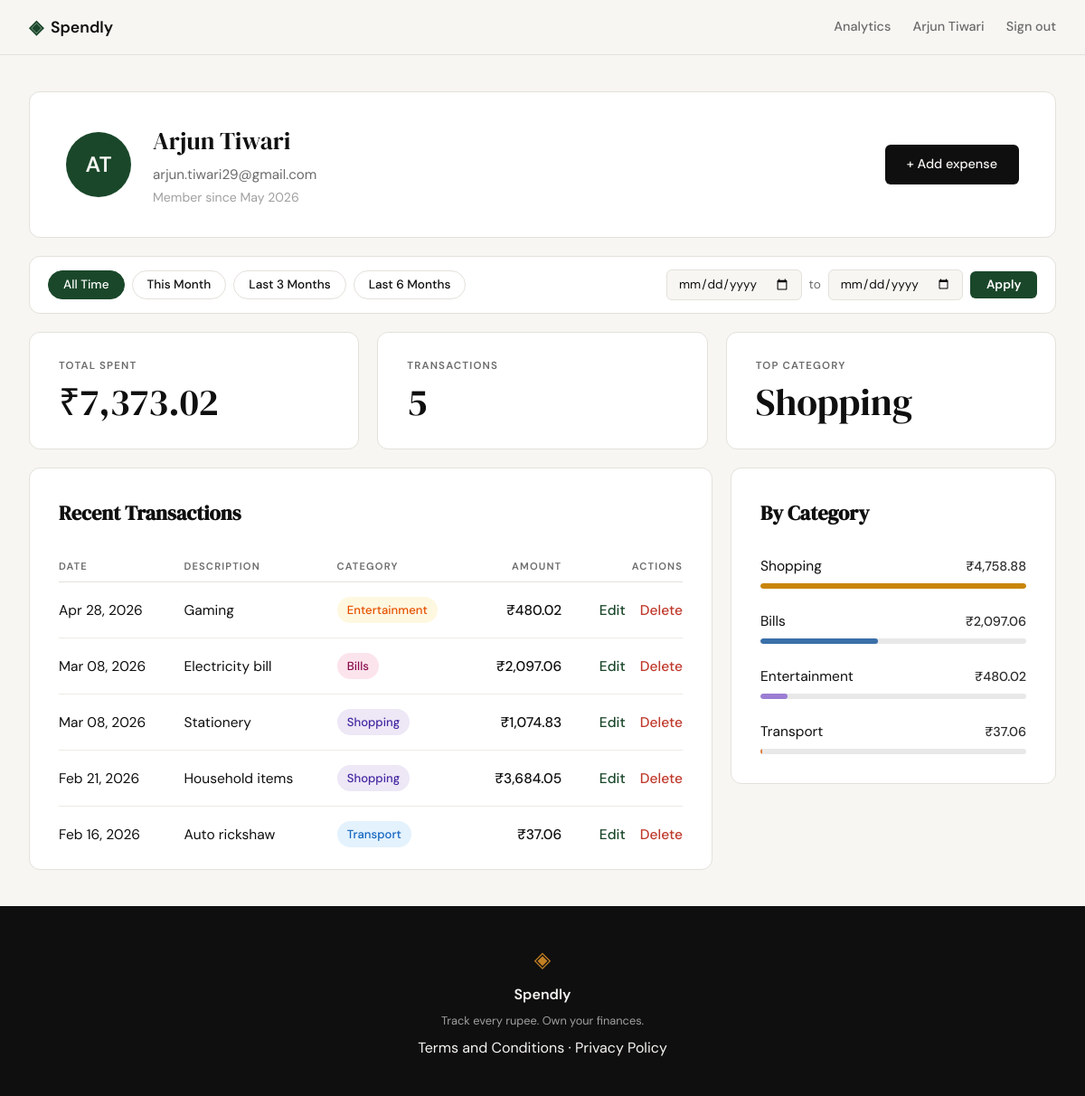
Screenshot of /profile (signed in) with the database file from the repository.
### tables this page shows
CREATE TABLE users (
            id            INTEGER PRIMARY KEY AUTOINCREMENT,
            name          TEXT    NOT NULL,
            email         TEXT    UNIQUE NOT NULL,
            password_hash TEXT    NOT NULL,
            created_at    TEXT    DEFAULT (datetime('now'))
        );

CREATE TABLE expenses (
            id          INTEGER PRIMARY KEY AUTOINCREMENT,
            user_id     INTEGER NOT NULL REFERENCES users(id),
            amount      REAL    NOT NULL,
            category    TEXT    NOT NULL,
            date        TEXT    NOT NULL,
            description TEXT,
            created_at  TEXT    DEFAULT (datetime('now'))
        );

### app.py (the view)
@app.route("/profile")
def profile():
    if not session.get("user_id"):
        return redirect(url_for("login"))
    uid = session["user_id"]
    _date_re = re.compile(r"^\d{4}-\d{2}-\d{2}$")
    from_date = request.args.get("from", "").strip()
    to_date = request.args.get("to", "").strip()
    preset = request.args.get("preset", "").strip()
    if from_date and not _date_re.match(from_date):
        from_date = ""
    if to_date and not _date_re.match(to_date):
        to_date = ""
    if preset not in {"month", "3months", "6months"}:
        preset = ""
    if from_date and to_date and from_date > to_date:
        flash("'From' date must be on or before 'To' date.", "error")
        from_date = to_date = ""
    user = get_user_by_id(uid)
    stats = get_summary_stats(uid, from_date=from_date or None, to_date=to_date or None)
    expenses = get_recent_transactions(uid, from_date=from_date or None, to_date=to_date or None)
    category_totals = get_category_breakdown(uid, from_date=from_date or None, to_date=to_date or None)
    return render_template(
        "profile.html",
        user=user,
        expenses=expenses,
        total=stats["total_spent"],
        transaction_count=stats["transaction_count"],
        top_category=stats["top_category"],
        category_totals=category_totals,
        from_date=from_date,
        preset=preset,
        to_date=to_date,
    )

### app.py (called while the page is built)
@app.template_filter("fmt_date")
def fmt_date(value):
    try:
        return datetime.strptime(value[:10], "%Y-%m-%d").strftime("%b %d, %Y")
    except Exception:
        return value

@app.template_filter("initials")
def initials(name):
    return "".join(w[0] for w in name.split() if w).upper()

@app.template_filter("inr")
def inr(value):
    return "{:,.2f}".format(value)

@app.template_filter("member_since")
def member_since(value):
    try:
        return datetime.strptime(value[:10], "%Y-%m-%d").strftime("%B %Y")
    except Exception:
        return value

### database/db.py (called while the page is built)
def get_db():
    conn = sqlite3.connect(DB_PATH)
    conn.row_factory = sqlite3.Row
    conn.execute("PRAGMA foreign_keys = ON")
    return conn

### database/queries.py (called while the page is built)
def _date_filter(from_date, to_date):
    if from_date and to_date:
        return "AND date BETWEEN ? AND ?", (from_date, to_date)
    return "", ()

def get_user_by_id(user_id):
    conn = get_db()
    try:
        row = conn.execute("SELECT * FROM users WHERE id = ?", (user_id,)).fetchone()
        return dict(row) if row else None
    finally:
        conn.close()

def get_recent_transactions(user_id, limit=10, from_date=None, to_date=None):
    clause, params = _date_filter(from_date, to_date)
    conn = get_db()
    try:
        rows = conn.execute(
            f"SELECT id, date, description, category, amount FROM expenses "
            f"WHERE user_id = ? {clause} ORDER BY date DESC, id DESC LIMIT ?",
            (user_id, *params, limit),
        ).fetchall()
        return [dict(r) for r in rows]
    finally:
        conn.close()

def get_summary_stats(user_id, from_date=None, to_date=None):
    clause, params = _date_filter(from_date, to_date)
    conn = get_db()
    try:
        row = conn.execute(
            f"SELECT COALESCE(SUM(amount), 0) AS total_spent, COUNT(*) AS transaction_count, "
            f"(SELECT category FROM expenses WHERE user_id = ? {clause} "
            f"GROUP BY category ORDER BY SUM(amount) DESC LIMIT 1) AS top_category "
            f"FROM expenses WHERE user_id = ? {clause}",
            (user_id, *params, user_id, *params),
        ).fetchone()
        return {
            "total_spent": row["total_spent"],
            "transaction_count": row["transaction_count"],
            "top_category": row["top_category"] or "—",
        }
    finally:
        conn.close()

### templates/profile.html (shortened to what this page needs)
{% extends "base.html" %}
{% block content %}
<div class="profile-page">
    <div class="profile-card">
        <div class="avatar">
            {{ user.name | initials }}
        </div>
        <div class="profile-info">
            <h2>{{ user.name }}</h2>
            <p class="email">{{ user.email }}</p>
            <p class="member-since">Member since {{ user.created_at | member_since }}</p>
        </div>
        <a href="{{ url_for('add_expense') }}" class="btn-primary">+ Add expense</a>
    </div>
    <form class="date-filter" method="get" action="{{ url_for('profile') }}" id="filter-form">
        <div class="filter-presets">
            <button type="button" class="preset-btn {% if not from_date and not to_date %}active{% endif %}"
                    onclick="applyPreset('all')">All Time</button>
            <button type="button" class="preset-btn {% if preset == 'month' %}active{% endif %}"
                    onclick="applyPreset('month')">This Month</button>
            <button type="button" class="preset-btn {% if preset == '3months' %}active{% endif %}"
                    onclick="applyPreset('3months')">Last 3 Months</button>
            <button type="button" class="preset-btn {% if preset == '6months' %}active{% endif %}"
                    onclick="applyPreset('6months')">Last 6 Months</button>
        </div>
        <div class="filter-custom">
            <input type="date" id="from" name="from" value="{{ from_date or '' }}">
            <span class="filter-to-label">to</span>
            <input type="date" id="to" name="to" value="{{ to_date or '' }}">
            <button type="submit" class="filter-btn">Apply</button>
        </div>
    </form>
    <div class="stats-row">
        <div class="stat-card">
            <div class="stat-label">Total Spent</div>
            <div class="stat-value">₹{{ total | inr }}</div>
        </div>
        <div class="stat-card">
            <div class="stat-label">Transactions</div>
            <div class="stat-value">{{ transaction_count }}</div>
        </div>
        <div class="stat-card">
            <div class="stat-label">Top Category</div>
            <div class="stat-value">{{ top_category or "—" }}</div>
        </div>
    </div>
    <div class="bottom-row">
    <div class="transactions-card">
        <h3>Recent Transactions</h3>
        {% if expenses %}
        <table class="tx-table">
            <thead>
                <tr>
                    <th>Date</th>
                    <th>Description</th>
                    <th>Category</th>
                    <th class="th-right">Amount</th>
                    <th class="th-right">Actions</th>
                </tr>
            </thead>
            <tbody>
                {% for e in expenses %}
                <tr>
                    <td>{{ e.date | fmt_date }}</td>
                    <td>{{ e.description or "—" }}</td>
                    <td>
                        <span class="category-badge {{ e.category | lower }}">{{ e.category }}</span>
                    </td>
                    <td class="amount">₹{{ e.amount | inr }}</td>
                    <td class="th-right">
                        <div class="tx-actions">
                            <a href="{{ url_for('edit_expense', id=e.id) }}" class="tx-action-link">Edit</a>
                            <form method="post" action="{{ url_for('delete_expense', id=e.id) }}" class="tx-delete-form"
                                  onsubmit="return confirm('Delete this expense? This cannot be undone.');">
                                <button type="submit" class="tx-action-link tx-action-btn tx-action-danger">Delete</button>
                            </form>
                        </div>
                    </td>
                </tr>
                {% endfor %}
            </tbody>
        </table>
        {% else %}
        <p class="empty-state">No transactions yet.</p>
        {% endif %}
    </div>
    <div class="breakdown-card">
        <h3>By Category</h3>
        {% if category_totals %}
        {% set max_amt = category_totals[0][1] %}
        <div class="breakdown-list">
            {% for cat, amt in category_totals %}
            <div class="breakdown-row">
                <div class="breakdown-row-header">
                    <span class="cat-name">{{ cat }}</span>
                    <span class="breakdown-amount">₹{{ amt | inr }}</span>
                </div>
                <div class="breakdown-bar-track">
                    <div class="breakdown-bar {{ cat | lower }}" style="width: {{ (amt / max_amt * 100) | round(1) }}%"></div>
                </div>
            </div>
            {% endfor %}
        </div>
        {% else %}
        <p class="empty-state">No data yet.</p>
        {% endif %}
    </div>
    </div>
</div>
{% endblock %}

### templates/base.html (shortened to what this page needs)
<!DOCTYPE html>
<html lang="en">
<head>
    <link rel="stylesheet" href="{{ url_for('static', filename='css/style.css') }}">
</head>
<body>
    <nav class="navbar">
        <div class="nav-inner">
            <a href="{{ url_for('landing') }}" class="nav-brand">
                <span class="brand-icon">◈</span>
                <span class="brand-name">Spendly</span>
            </a>
            <div class="nav-links">
                {% if session.user_id %}
                    <a href="{{ url_for('analytics') }}" class="{% if request.endpoint == 'analytics' %}nav-active{% endif %}">Analytics</a>
                    <span class="nav-username">{{ session.user_name }}</span>
                    <a href="{{ url_for('logout') }}">Sign out</a>
                {% else %}
                    <a href="{{ url_for('login') }}">Sign in</a>
                    <a href="{{ url_for('register') }}" class="nav-cta">Get started</a>
                {% endif %}
            </div>
        </div>
    </nav>
    <main class="main-content">
        {% block content %}{% endblock %}
    </main>
    <footer class="footer">
        <div class="footer-inner">
            <span class="brand-icon">◈</span>
            <span class="footer-name">Spendly</span>
            <p class="footer-copy">Track every rupee. Own your finances.</p>
            <p><a href="{{ url_for('terms') }}">Terms and Conditions</a> · <a href="{{ url_for('privacy') }}">Privacy Policy</a></p>
        </div>
    </footer>
</body>
</html>

### rows the page displays
users: user_name "Arjun Tiwari", name|initials "AT", name "Arjun Tiwari", email "arjun.tiwari29@gmail.com", created_at|member_since "May 2026"
expenses: date|fmt_date "Apr 28, 2026", description "Gaming", category "Entertainment", amount|inr "480.02", amount "480.02", {{ (amt / max_amt * 100) | round(1) }} 10.1 (drawn)
expenses: date|fmt_date "Mar 08, 2026", description "Electricity bill", category "Bills", amount|inr "2,097.06", amount "2,097.06", {{ (amt / max_amt * 100) | round(1) }} 44.1 (drawn)
expenses: date|fmt_date "Mar 08, 2026", description "Stationery", category "Shopping", amount|inr "1,074.83"
expenses: date|fmt_date "Feb 21, 2026", description "Household items", category "Shopping", amount|inr "3,684.05"
expenses: date|fmt_date "Feb 16, 2026", description "Auto rickshaw", category "Transport", amount|inr "37.06", amount "37.06", {{ (amt / max_amt * 100) | round(1) }} 0.8 (drawn)

### other values shown
{{ total | inr }} "7,373.02"
{{ transaction_count }} "5"
{{ top_category or "—" }} "Shopping"
{{ cat }} "Shopping"
{{ amt | inr }} "4,758.88"
